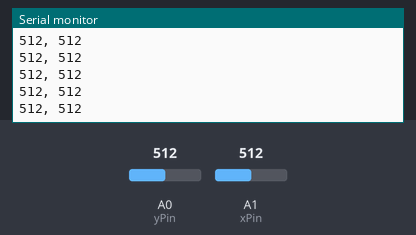
Simulated run of this sketch. Board: Arduino Uno, built with avr-gcc and run on an emulated ATmega328P. On the bench: the last lines printed to the serial monitor. The test bench sets the inputs (shaded band); at power-on: A1 (xPin) = 512, A0 (yPin) = 512.

Above: at 2.7 s.
2.8 s: A1 (xPin) set to 11
At 3.9 s:
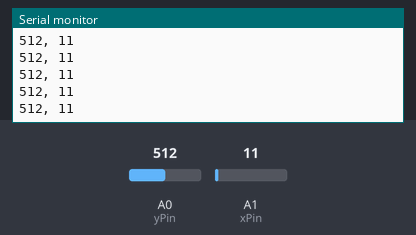
4.3 s: A1 (xPin) set to 8
At 5.4 s:
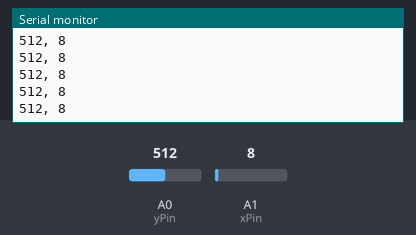
7.3 s: A0 (yPin) set to 106
At 8.4 s:
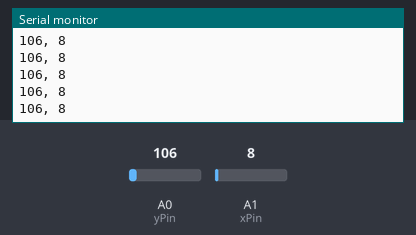
8.8 s: A0 (yPin) set to 95
At 9.9 s:
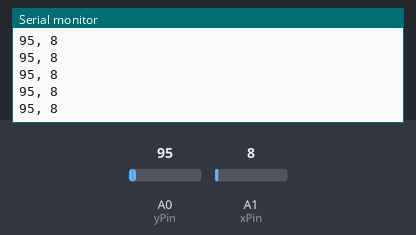
Timing chart, 0 to 11.3 s (numbered marks = the images above; inputs shaded):
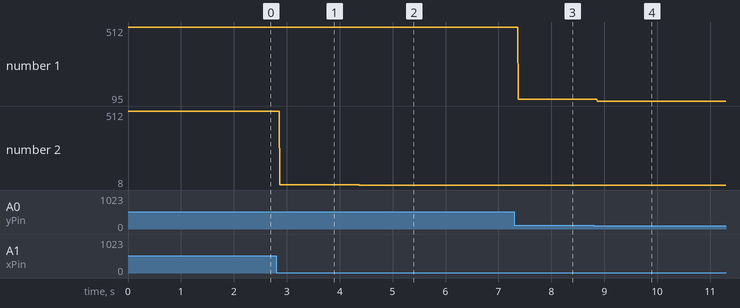

The sketch:

v01_hardware.ino
```cpp
int yPin = A0;
int xPin = A1;
int kPin = 2;

int yValue = 0;
int xValue = 0;
int kValue = 0;

void setup() {
  Serial.begin(9600);
}

void loop() {
  yValue = analogRead(yPin);
  xValue = analogRead(xPin);

//int map1 = map(sensorValue1, 426, 509, 255, 0);
//int map2 = map(sensorValue1, 512, 600, 0, 255);
//
//int map3 = map(sensorValue2, 426, 512, 0, 255);
//int map4 = map(sensorValue2, 514, 601, 255, 0);

  Serial.print(yValue);
  Serial.print(", ");
  Serial.println(xValue);
}
```

Measured:
- after the input at 2.8 s, the serial monitor: prints a new line after 0.07 s (image 1)
- after the input at 4.3 s, the serial monitor: prints a new line after 0.07 s (image 2)
- after the input at 7.3 s, the serial monitor: prints a new line after 0.07 s (image 3)
- after the input at 8.8 s, the serial monitor: prints a new line after 0.07 s (image 4)
- plotted number 1: 512 → 106 after the input at 7.3 s, 106 → 95 after the input at 8.8 s
- plotted number 2: 512 → 11 after the input at 2.8 s, 11 → 8 after the input at 4.3 s
